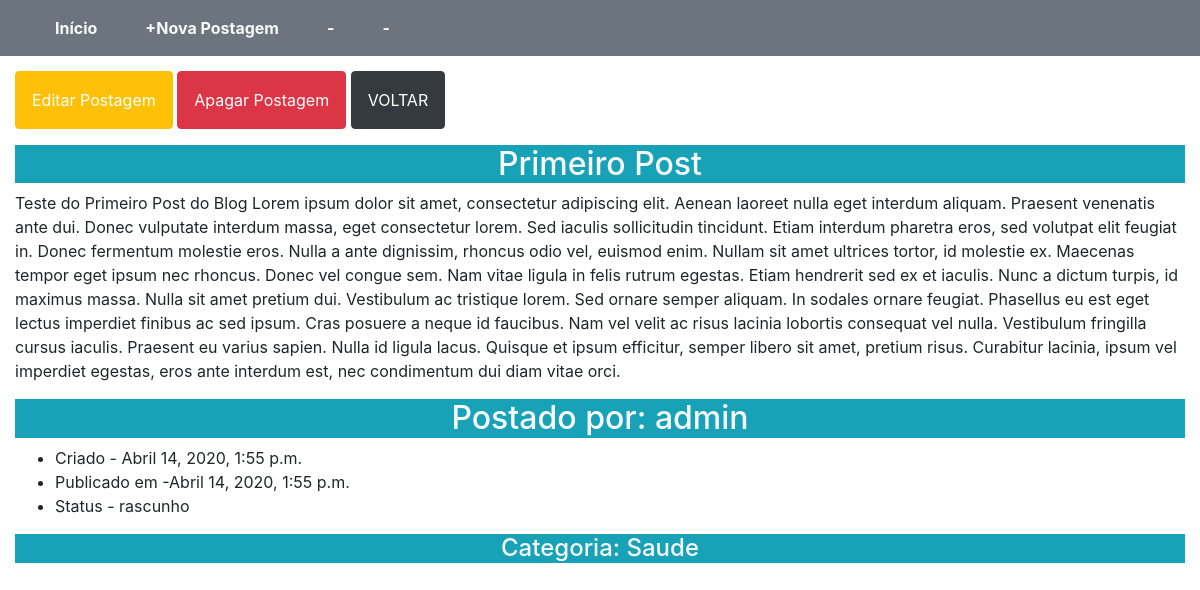
/post/Saude, run on an earlier commit of the app's database.
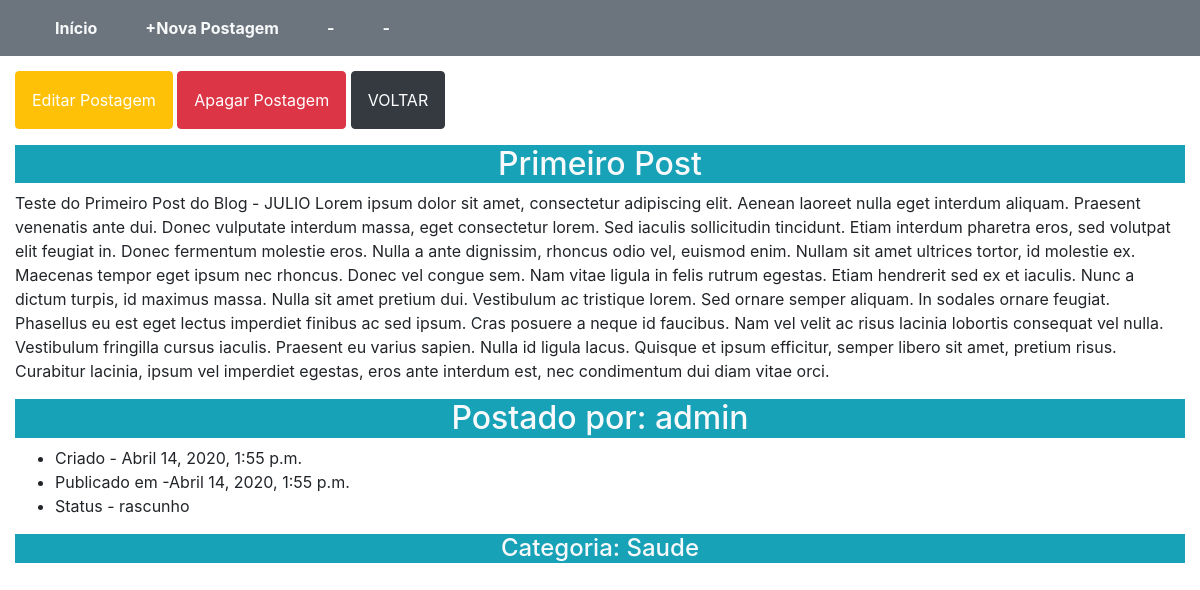
And on a later commit of the database.
### blog/models.py (models this page shows, shortened)
class Post(models.Model):
    STATUS = (
        ('rascunho','Rascunho'),
        ('publicado','Publicado'),
    )
    titulo = models.CharField(max_length=250)
    slug   = models.SlugField(max_length=250)#https://site.com/noticias/campeonato-brasileiro-2020/01/02/2020
    autor  = models.ForeignKey(User,
                               on_delete=models.CASCADE)
    conteudo  = models.TextField()
    publicado = models.DateTimeField(default=timezone.now)
    criado    = models.DateTimeField(auto_now_add=True)
    alterado  = models.DateTimeField(auto_now=True)
    status    = models.CharField(max_length=10,
                                 choices=STATUS,
                                 default='rascunho')
    objects   = models.Manager()
    published = PublishedManager()
    class Meta:
        ordering = ('-publicado',)

### blog/views.py (the view)
# urls.py: path('post/<slug:slug>', views.BlogDetailView.as_view(),name='post_detail'),
class BlogDetailView(DetailView):
    model = Post
    template_name = 'blog/post_detail.html'

### blog/templates/blog/post_detail.html (shortened to what this page needs)
{% extends 'base.html' %}
                       {% block content %}
                            <a class="btn p-3 btn-warning text-white" href="{% url 'post_edit' post.pk %}">Editar Postagem</a>
                            <a class="btn p-3 btn-danger text-white" href="{% url 'post_delete' post.pk %}">Apagar Postagem</a>
                            <a href="/" class='btn p-3 btn-dark'>VOLTAR</a>
                            <h2 class="bg-info mt-3 text text-center text-light">{{ object.titulo }}</h2>
                            <p>{{ object.conteudo }} </p>
                        {% endblock content %}
                       {%block detail_left%}
                            <h2 class="bg-info text text-center text-light">Postado por: {{ object.autor }}</h2>
                            <ul>
                                <li> Criado - {{object.criado}} </li>
                                <li> Publicado em -{{object.publicado}} </li>
                                <li> Status - {{ object.status }} </li>
                            </ul>
                        {% endblock detail_left %}
                        {%block detail_right%}
                            <h4 class="bg-info text text-center text-light">Categoria: {{ object.slug }}</h4>
                        {% endblock detail_right %}

What changed in the data, as far as the page shows it:
changed Post "Primeiro Post": conteudo "…Primeiro Post do Blog Lorem ipsum dolor sit…" → "…Primeiro Post do Blog - JULIO Lorem ipsum dolor sit…"
